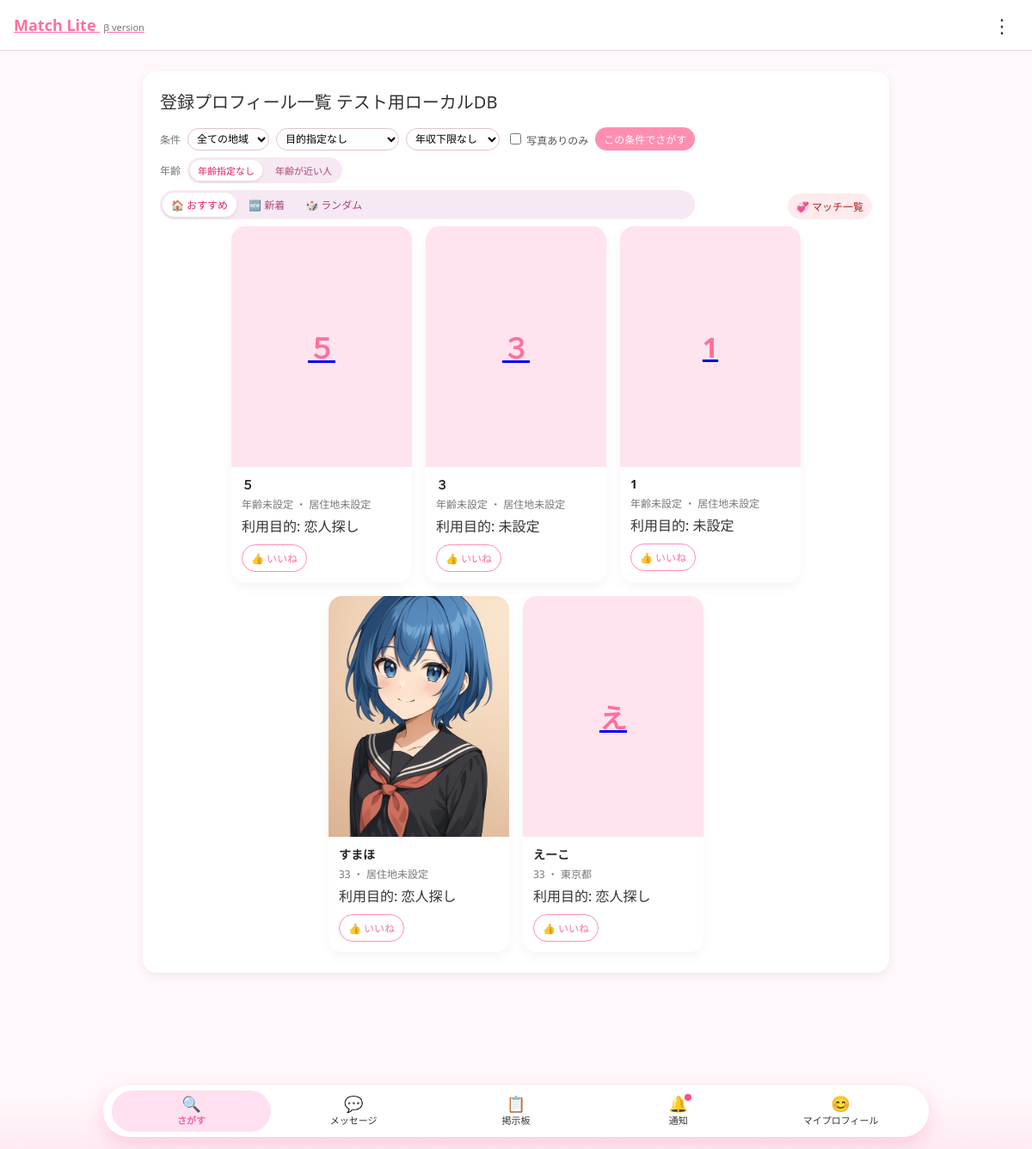
Page /profile/list/ (signed in) on the committed database.
### matching/models.py (models this page shows, shortened)
class UserProfile(models.Model):
    GENDER_CHOICES = [
        ("M", "男性"),
        ("F", "女性"),
        ("O", "その他"),
    ]
    PREF_CHOICES = [
        ("北海道", "北海道"),
        ("青森県", "青森県"),
        ("岩手県", "岩手県"),
        ("宮城県", "宮城県"),
        ("秋田県", "秋田県"),
        ("山形県", "山形県"),
        ("福島県", "福島県"),
        ("茨城県", "茨城県"),
        ("栃木県", "栃木県"),
        ("群馬県", "群馬県"),
        ("埼玉県", "埼玉県"),
        ("千葉県", "千葉県"),
        ("東京都", "東京都"),
        ("神奈川県", "神奈川県"),
        ("新潟県", "新潟県"),
        ("富山県", "富山県"),
        ("石川県", "石川県"),
        ("福井県", "福井県"),
        ("山梨県", "山梨県"),
        ("長野県", "長野県"),
        ("岐阜県", "岐阜県"),
        ("静岡県", "静岡県"),
        ("愛知県", "愛知県"),
        ("三重県", "三重県"),
        ("滋賀県", "滋賀県"),
        ("京都府", "京都府"),
        ("大阪府", "大阪府"),
        ("兵庫県", "兵庫県"),
        ("奈良県", "奈良県"),
        ("和歌山県", "和歌山県"),
        ("鳥取県", "鳥取県"),
        ("島根県", "島根県"),
        ("岡山県", "岡山県"),
        ("広島県", "広島県"),
        ("山口県", "山口県"),
        ("徳島県", "徳島県"),
        ("香川県", "香川県"),
        ("愛媛県", "愛媛県"),
        ("高知県", "高知県"),
        ("福岡県", "福岡県"),
        ("佐賀県", "佐賀県"),
        ("長崎県", "長崎県"),
        ("熊本県", "熊本県"),
        ("大分県", "大分県"),
        ("宮崎県", "宮崎県"),
        ("鹿児島県", "鹿児島県"),
        ("沖縄県", "沖縄県"),
    ]
    PURPOSE_CHOICES = [
        ("friend", "友達作り"),
        ("love", "恋人探し"),
        ("both", "友達も恋人も両方"),
        ("hobby", "趣味友達"),
        ("talk", "暇つぶし・話し相手"),
    ]
    user = models.OneToOneField(
        settings.AUTH_USER_MODEL,
        on_delete=models.CASCADE,
        related_name="profile",
        null=True,
        blank=True,
    )
    nickname = models.CharField(max_length=50)
    age_range = models.CharField(max_length=20, blank=True)
    area = models.CharField(max_length=50, blank=True)
    purpose = models.CharField(
        "利用目的",
        max_length=20,
        choices=PURPOSE_CHOICES,
        blank=True,
    )
    job = models.CharField(max_length=50, blank=True)        # 職業
    income = models.IntegerField(blank=True, null=True)      # 年収（数字で保存）
    prefecture = models.CharField(
        max_length=10,
        choices=PREF_CHOICES,
        blank=True,
        verbose_name="居住地",
    )
    gender = models.CharField(
        max_length=1,
        choices=GENDER_CHOICES,
        blank=True,
        null=True,
        verbose_name="性別",
    )
    bio = models.TextField(blank=True)  # ひとこと自己紹介
    avatar = models.ImageField(
        upload_to="avatars/",
        blank=True,
        null=True,
    )
    last_checked_messages = models.DateTimeField(null=True, blank=True)
    last_checked_likes = models.DateTimeField(null=True, blank=True)
    last_checked_matches = models.DateTimeField(null=True, blank=True)

### matching/views.py (the view)
# urls.py: path("list/", views.profile_list, name="profile_list"),
@login_required
def profile_list(request):
    me = get_current_profile(request)
    qs = UserProfile.objects.exclude(user=request.user)
    if me.gender in ("M", "F"):
        opposite = "F" if me.gender == "M" else "M"
        qs = qs.filter(gender=opposite)
    liked_ids = Like.objects.filter(
        from_user=me
    ).values_list("to_user_id", flat=True)
    blocked_by_me_ids = Block.objects.filter(
        blocker=me
    ).values_list("blocked_id", flat=True)
    blocked_me_ids = Block.objects.filter(
        blocked=me
    ).values_list("blocker_id", flat=True)
    hidden_ids = set(list(liked_ids) + list(blocked_by_me_ids) + list(blocked_me_ids))
    if hidden_ids:
        qs = qs.exclude(id__in=hidden_ids)
    pref = request.GET.get("pref", "").strip()
    gender = request.GET.get("gender", "").strip()
    purpose = request.GET.get("purpose", "").strip()
    min_income_raw = request.GET.get("min_income", "").strip()
    photo_only = request.GET.get("photo_only", "")
    age_filter = request.GET.get("age", "any").strip()
    current_order = request.GET.get("order", "recommended")
    if pref:
        qs = qs.filter(prefecture=pref)
    if gender:
        qs = qs.filter(gender=gender)
    if purpose:
        qs = qs.filter(purpose=purpose)
    min_income = None
    if min_income_raw:
        try:
            min_income = int(min_income_raw)
            qs = qs.filter(income__gte=min_income)
        except ValueError:
            min_income = None
    if photo_only == "1":
        qs = qs.exclude(avatar="").exclude(avatar__isnull=True)
    if age_filter == "near" and me.age_range:
        qs = qs.filter(age_range=me.age_range)
    profiles = list(qs)
    def get_region(pref_name):
        table = {
            "北海道": "北海道",
            "青森県": "東北", "岩手県": "東北", "宮城県": "東北", "秋田県": "東北",
            "山形県": "東北", "福島県": "東北",
            "茨城県": "関東", "栃木県": "関東", "群馬県": "関東", "埼玉県": "関東",
            "千葉県": "関東", "東京都": "関東", "神奈川県": "関東",
            "新潟県": "中部", "富山県": "中部", "石川県": "中部", "福井県": "中部",
            "山梨県": "中部", "長野県": "中部", "岐阜県": "中部",
            "静岡県": "中部", "愛知県": "中部",
            "三重県": "近畿", "滋賀県": "近畿", "京都府": "近畿",
            "大阪府": "近畿", "兵庫県": "近畿", "奈良県": "近畿", "和歌山県": "近畿",
            "鳥取県": "中国", "島根県": "中国", "岡山県": "中国",
            "広島県": "中国", "山口県": "中国",
            "徳島県": "四国", "香川県": "四国", "愛媛県": "四国", "高知県": "四国",
            "福岡県": "九州", "佐賀県": "九州", "長崎県": "九州", "熊本県": "九州",
            "大分県": "九州", "宮崎県": "九州", "鹿児島県": "九州", "沖縄県": "九州",
        }
        return table.get(pref_name or "", "")
    if current_order == "new":
        profiles.sort(key=lambda p: p.id, reverse=True)
    elif current_order == "random":
        random.shuffle(profiles)
    else:
        my_region = get_region(me.prefecture)
        def score(p):
            s = 0
            if p.prefecture == me.prefecture:
                s += 20
            if my_region and get_region(p.prefecture) == my_region:
                s += 10
            if me.age_range and p.age_range and me.age_range == p.age_range:
                s += 3
            if me.purpose and p.purpose and me.purpose == p.purpose:
                s += 2
            s += p.id / 1000.0  # 新しいほど少し上に
            return -s
        profiles.sort(key=score)
    context = {
        "me": me,
        "profiles": profiles,
        "current_order": current_order,
        "age_filter": age_filter,
        "pref": pref,
        "gender": gender,
        "purpose": purpose,
        "min_income": min_income_raw,
        "photo_only": photo_only,
        "pref_choices": UserProfile.PREF_CHOICES,
        "gender_choices": UserProfile.GENDER_CHOICES,
        "purpose_choices": UserProfile.PURPOSE_CHOICES,
    }
    context["current_tab"] = "search"
    return render(request, "matching/list.html", context)

### matching/views.py (called while the page is built)
def get_current_profile(request):
    if not request.user.is_authenticated:
        return None
    profile, created = UserProfile.objects.get_or_create(
        user=request.user,
        defaults={
            "nickname": request.user.username,
        },
    )
    return profile

### templates/matching/list.html (shortened to what this page needs)
{% extends "matching/base.html" %}
{% block content %}
<div class="card profile-list-card">
    <div class="profile-list-header">
        <div class="header-left-block">
            <div class="page-title">
                登録プロフィール一覧
                <span class="pill">テスト用ローカルDB</span>
            </div>
            <form method="get" class="profile-filter-row" style="gap:8px; flex-wrap:wrap; align-items:center;">
                <span class="filter-label">条件</span>
                <select name="pref" class="filter-select">
                    <option value="">全ての地域</option>
                </select>
                <select name="purpose" class="filter-select">
                    <option value="">目的指定なし</option>
                </select>
                <select name="min_income" class="filter-select">
                    <option value="">年収下限なし</option>
                </select>
                <label class="filter-checkbox-label">
                    <input type="checkbox" name="photo_only" value="1"
                           {% if photo_only == '1' %}checked{% endif %}>
                    写真ありのみ
                </label>
                <button type="submit" class="btn-primary filter-submit">
                    この条件でさがす
                </button>
            </form>
            <div class="profile-filter-row">
                <span class="filter-label">年齢</span>
                <div class="age-filter-pills">
                    <a href="?order={{ current_order|default:'recommended' }}
                             &age=any
                             &pref={{ pref|urlencode }}
                             &gender={{ gender|urlencode }}
                             &purpose={{ purpose|urlencode }}
                             &min_income={{ min_income|urlencode }}
                             {% if photo_only == '1' %}&photo_only=1{% endif %}"
                       class="age-pill {% if age_filter != 'near' %}is-active{% endif %}">
                        年齢指定なし
                    </a>
                    <a href="?order={{ current_order|default:'recommended' }}
                             &age=near
                             &pref={{ pref|urlencode }}
                             &gender={{ gender|urlencode }}
                             &purpose={{ purpose|urlencode }}
                             &min_income={{ min_income|urlencode }}
                             {% if photo_only == '1' %}&photo_only=1{% endif %}"
                       class="age-pill {% if age_filter == 'near' %}is-active{% endif %}">
                        年齢が近い人
                    </a>
                </div>
            </div>
            <div class="profile-sort-tabs">
                <a href="?order=recommended
                         &age={{ age_filter|default:'any' }}
                         &pref={{ pref|urlencode }}
                         &gender={{ gender|urlencode }}
                         &purpose={{ purpose|urlencode }}
                         &min_income={{ min_income|urlencode }}
                         {% if photo_only == '1' %}&photo_only=1{% endif %}"
                   class="sort-tab {% if current_order == 'recommended' or not current_order %}is-active{% endif %}">
                    🏠 おすすめ
                </a>
                <a href="?order=new
                         &age={{ age_filter|default:'any' }}
                         &pref={{ pref|urlencode }}
                         &gender={{ gender|urlencode }}
                         &purpose={{ purpose|urlencode }}
                         &min_income={{ min_income|urlencode }}
                         {% if photo_only == '1' %}&photo_only=1{% endif %}"
                   class="sort-tab {% if current_order == 'new' %}is-active{% endif %}">
                    🆕 新着
                </a>
                <a href="?order=random
                         &age={{ age_filter|default:'any' }}
                         &pref={{ pref|urlencode }}
                         &gender={{ gender|urlencode }}
                         &purpose={{ purpose|urlencode }}
                         &min_income={{ min_income|urlencode }}
                         {% if photo_only == '1' %}&photo_only=1{% endif %}"
                   class="sort-tab {% if current_order == 'random' %}is-active{% endif %}">
                    🎲 ランダム
                </a>
            </div>
        </div>
        <div class="header-actions">
            <a href="{% url 'match_list' %}" class="match-link">
                💞 マッチ一覧
            </a>
        </div>
    </div>
    {% if profiles %}
        <div class="profile-grid">
            {% for p in profiles %}
                <div class="profile-card-item"
                     data-detail-url="{% url 'profile_detail' p.pk %}">
                    <a href="{% url 'profile_detail' p.pk %}" class="profile-thumb-link">
                        {% if p.avatar %}
                            <img src="{{ p.avatar.url }}" alt="{{ p.nickname }} さんの写真">
                        {% else %}
                            <div class="profile-thumb-placeholder">
                                {{ p.nickname|first|default:"?" }}
                            </div>
                        {% endif %}
                    </a>
                    <div class="profile-card-body">
                        <a href="{% url 'profile_detail' p.pk %}" class="profile-card-name">
                            {{ p.nickname|default:"ニックネーム未設定" }}
                        </a>
                        <div class="profile-card-meta">
                            {% if p.age_range %}
                                {{ p.age_range }}
                            {% else %}
                                年齢未設定
                            {% endif %}
                            ・
                            {{ p.prefecture|default:"居住地未設定" }}
                        </div>
    <div class="profile-subinfo-row">
    利用目的:
    {% if p.purpose %}
        {{ p.get_purpose_display }}
    {% else %}
        未設定
    {% endif %}
</div>
                        <div class="profile-card-footer">
                            <a href="{% url 'send_like' p.pk %}" class="profile-like-link">
                                👍 いいね
                            </a>
                        </div>
                    </div>
                </div>
            {% endfor %}
        </div>
    {% else %}
        <p class="muted">まだプロフィールがありません。最初の1件を登録してみましょう。</p>
    {% endif %}
</div>
{% endblock %}

### templates/matching/base.html (shortened to what this page needs)
<!DOCTYPE html>
<html lang="ja">
<head>
</head>
<body>
<header>
    <a href="{% url 'home' %}" class="brand">
        Match Lite
        <small>β version</small>
    </a>
      <div class="header-right">
    {% if user.is_authenticated %}
        <div class="menu-button" onclick="toggleMenu()">⋮</div>
    {% endif %}
    </div>
</header>
<main>
    {% block content %}{% endblock %}
</main>
{% if request.user.is_authenticated %}
<div class="bottom-nav-wrapper">
  <nav class="bottom-nav">
    <a href="{% url 'profile_list' %}"
       class="bottom-nav__item {% if current_tab == 'search' %}is-active{% endif %}">
      <span class="bottom-nav__icon">🔍</span>
      <span class="bottom-nav__label">さがす</span>
    </a>
    <a href="{% url 'chat_list' %}"
       class="bottom-nav__item {% if current_tab == 'chat' %}is-active{% endif %}">
      <span class="bottom-nav__icon">
        💬
      </span>
      <span class="bottom-nav__label">メッセージ</span>
    </a>
    <a href="{% url 'board_list' %}"
       class="bottom-nav__item {% if current_tab == 'board' %}is-active{% endif %}">
      <span class="bottom-nav__icon">📋</span>
      <span class="bottom-nav__label">掲示板</span>
    </a>
    <a href="{% url 'like_inbox' %}"
       class="bottom-nav__item {% if current_tab == 'notice' %}is-active{% endif %}">
      <span class="bottom-nav__icon">
        🔔
        {% if has_new_likes or has_new_matches %}
          <span class="bottom-nav__badge"></span>
        {% endif %}
      </span>
      <span class="bottom-nav__label">通知</span>
    </a>
    <a href="{% url 'my_profile' %}"
       class="bottom-nav__item {% if current_tab == 'me' %}is-active{% endif %}">
      <span class="bottom-nav__icon">😊</span>
      <span class="bottom-nav__label">マイプロフィール</span>
    </a>
  </nav>
</div>
{% endif %}
<footer>
  <small>
    ・ <a href="{% url 'terms' %}" class="text-link">利用規約</a>
    ・ <a href="{% url 'privacy' %}" class="text-link">プライバシーポリシー</a>
    ・ <a href="{% url 'rules' %}" class="text-link">禁止事項</a>
  </small>
</footer>
</body>
</html>

### rows in the picture
UserProfile: nickname|first "５", nickname "５", age_range "年齢未設定", prefecture "居住地未設定", purpose "恋人探し"
UserProfile: nickname|first "３", nickname "３", age_range "年齢未設定", prefecture "居住地未設定", purpose "未設定"
UserProfile: nickname|first "1", nickname "1", age_range "年齢未設定", prefecture "居住地未設定", purpose "未設定"
UserProfile: avatar (picture), nickname "すまほ", age_range "33", prefecture "居住地未設定", purpose "恋人探し"
UserProfile: nickname|first "え", nickname "えーこ", age_range "33", prefecture "東京都", purpose "恋人探し"
